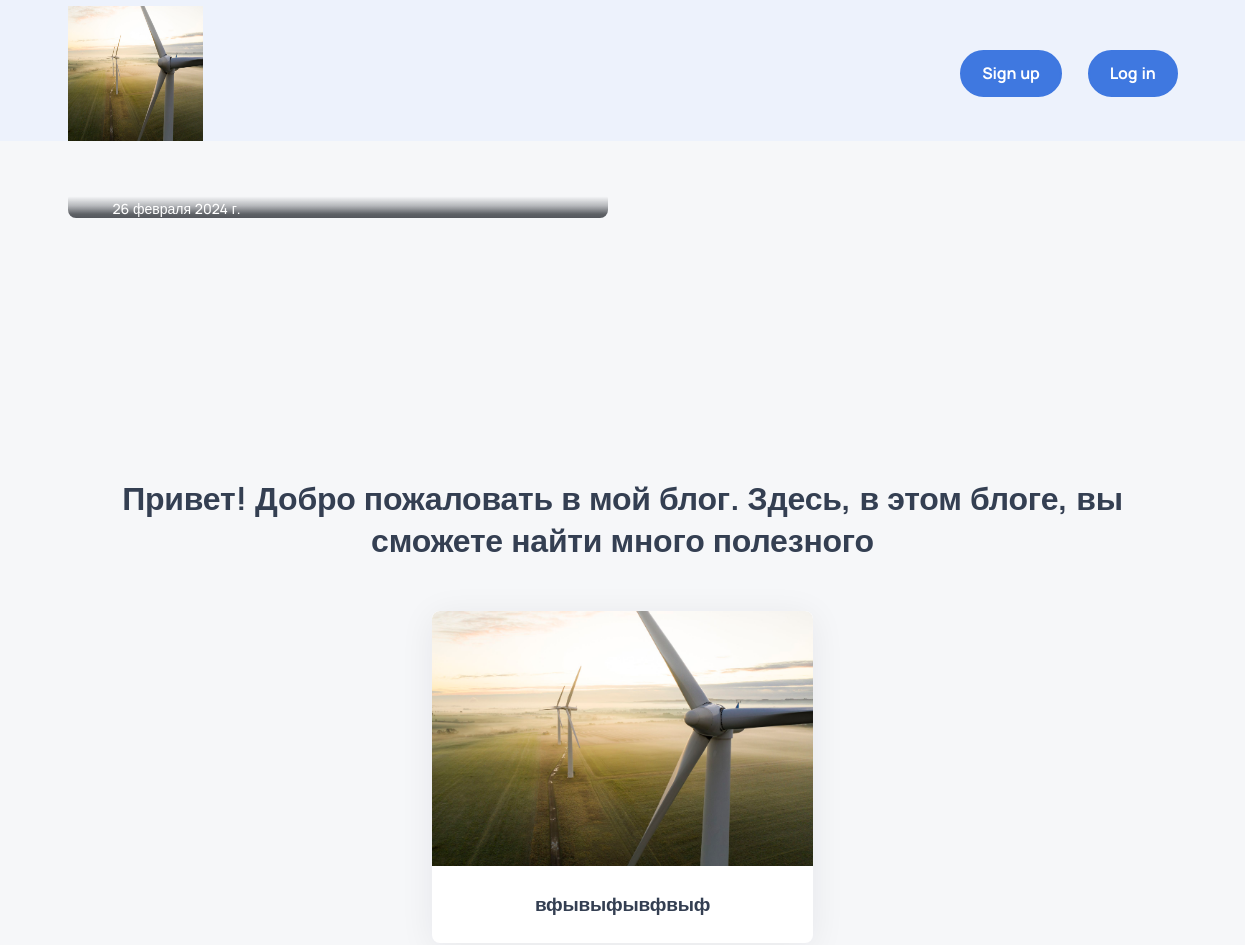
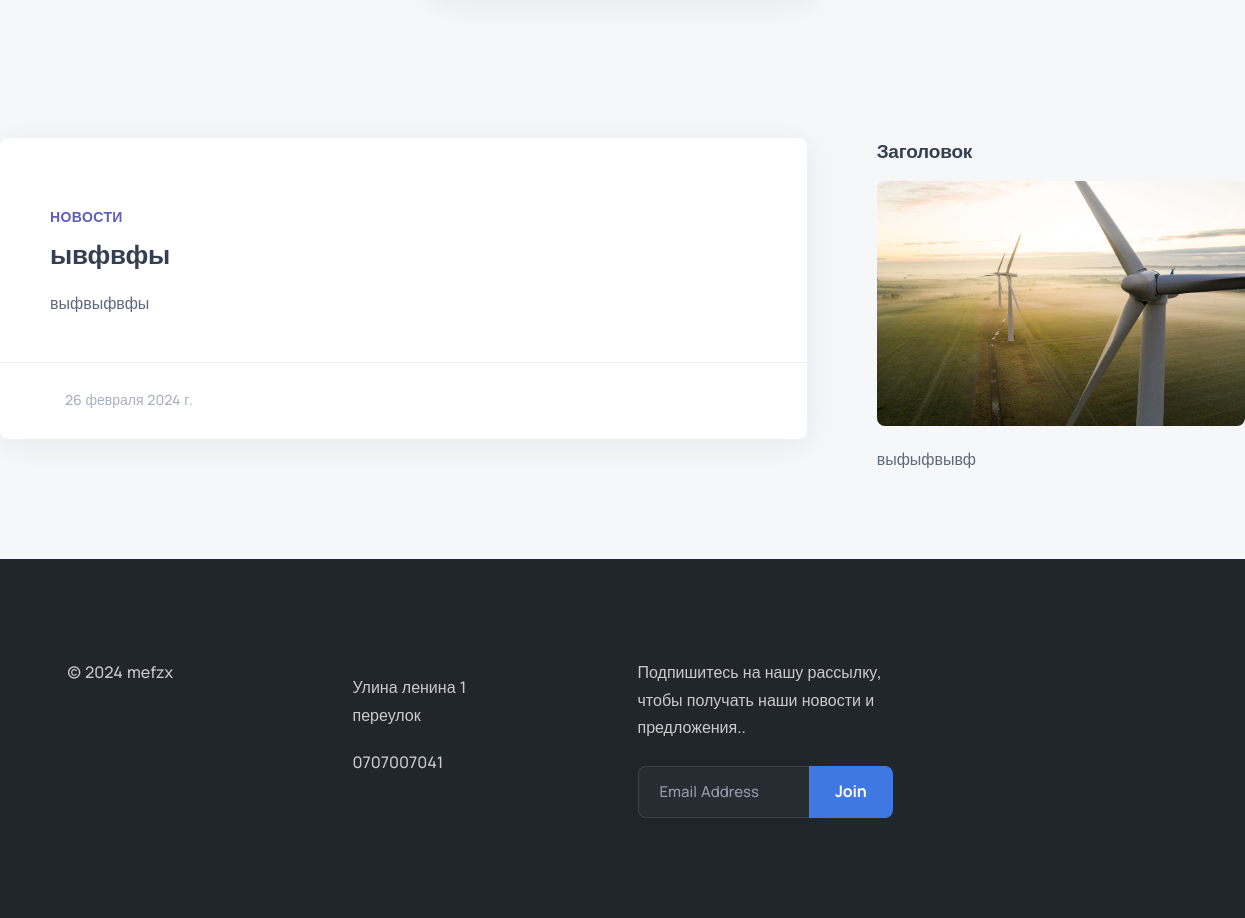
The page / on the database its author committed (2 pictures, top to bottom).
### apps/base/models.py (models this page shows, shortened)
class Settings(models.Model):
    logo = ResizedImageField(
        force_format="WEBP",
        quality=100,
        upload_to='logo/',
        verbose_name="Логотип",
        blank = True, null = True
    )
    title = models.CharField(
        max_length=255,
        verbose_name="Заголовок для фотографии"
    )
    descriptions = models.TextField(
        verbose_name='Описание'
    )
    photo = models.ImageField(
        upload_to='logo/',
        verbose_name='Картинка'
    )
    phone = models.CharField(
        max_length=255,
        verbose_name='Номер телефона'
    )
    email = models.EmailField(
        max_length=255,
        verbose_name='Почта',
        blank=True, null=True
    )
    location = models.CharField(
        max_length=255,
        verbose_name='Адрес',
        blank=True, null=True
    )
    facebook = models.URLField(
        verbose_name='Facebook',
        blank=True, null=True
    )
    twitter = models.URLField(
        verbose_name='Twitter',
        blank=True, null=True
    )
    instagram = models.URLField(
        verbose_name='Instagram',
        blank=True, null=True
    )
    class Meta:
        verbose_name = "Настройки сайта"
        verbose_name_plural = "Настройки сайта "

class Blogpost(models.Model):
    image = ResizedImageField(
        force_format="WEBP",
        quality=100,
        upload_to='places/',
        verbose_name="фото с мест на которых бывали",
    )
    title = models.CharField(
        max_length = 255,
        verbose_name = 'Заголовок для фотографии'
    )
    photo = models.ImageField(
        upload_to='details/',
        verbose_name='фото для деталей',
    )
    description = models.TextField(
        verbose_name = 'Описание для фото'
    )
    create = models.DateField(
        auto_now_add=True,
        verbose_name="Дата создания новости"
    )
    class Meta:
        verbose_name = 'Пост'
        verbose_name_plural = 'Посты'

class News(models.Model):
    title = models.CharField(
        max_length=255,
        verbose_name="Заголовок новости"
    )
    descriptions = models.TextField(
        verbose_name="Описание новости"
    )
    image = ResizedImageField(
        force_format="WEBP",
        quality=100,
        upload_to="image/"
    )
    create_date = models.DateField(
        auto_now_add=True,
        verbose_name="Дата создания новости"
    )
    comments = models.ManyToManyField('Review', related_name='news_comments', blank=True)
    class Meta:
        verbose_name = "Новость"
        verbose_name_plural = "Новости"

class Widget(models.Model):
    title = models.CharField(
        max_length = 255,
        verbose_name = 'Заголовок'
    )
    description = models.TextField(
        verbose_name = 'Описание'
    )
    image = models.ImageField(
        upload_to='homepage/widget'
    )
    facebook = models.URLField(
        verbose_name='Ссылка на Фейсбук',
        blank=True, null=True
    )
    twitter = models.URLField(
        verbose_name='Ссылка на Твиттер',
        blank=True, null=True
    )
    instagram = models.URLField(
        verbose_name='Ссылка на Инсту',
        blank=True, null=True
    )
    yotube = models.URLField(
        max_length=255,
        verbose_name='Ссылка на ютуб',
        blank=True, null=True
    )
    class Meta:
        verbose_name = 'Виджет'
        verbose_name_plural = 'Виджеты'

### apps/base/views.py (the view)
# urls.py: path('', index , name='index'),
def index(request):
    settings = Settings.objects.latest('id')
    blog = News.objects.all()
    post = Blogpost.objects.all()
    widget = Widget.objects.all()
    return render(request, "demo25.html", locals())

### templates/demo25.html (shortened to what this page needs)
{% load static %}
{%block content%}
{%include 'include/homepage.html'%}
  <body>
    <div class="content-wrapper">
      {%include 'include/header.html'%}
      <section class="wrapper bg-gray">
        <div class="container pt-10 pb-14 pb-md-16">
          <div class="swiper-container blog grid-view mb-16" data-margin="30" data-dots="true" data-items-lg="2" data-items-md="1" data-items-xs="1">
            <div class="swiper">
              <div class="swiper-wrapper">
                {%for post in post%}
                <div class="swiper-slide">
                  <figure class="overlay caption caption-overlay rounded mb-0">
                    <a href="#"><img src="{{post.image.url}}" style="max-width: 75%; max-height: 100%;" alt="" /></a>
                    <figcaption>
                      <ul class="post-meta text-white mb-0">
                        <li class="post-date">
                          <i class="uil uil-calendar-alt"></i><span>{{post.create}}</span>
                        </li>
                      </div>
                    {%endfor%}
                </div>
              </div>
            </div>
          </div>
          <div class="row">
            <div class="col-lg-12 col-xl-10 col-xxl-8 mx-auto text-center">
              <h2 class="display-5 text-center mt-4 mb-10">Привет! Добро пожаловать в мой блог. Здесь, в этом блоге, вы сможете найти много полезного</h2>
            </div>
          </div>
          <div class="row grid-view gx-md-8 gx-xl-10 gy-8 gy-lg-0 text-center">
            {%for post in post%}
            <div class="col-md-6 col-lg-4 mx-auto">
              <div class="card shadow-lg">
                <figure class="card-img-top overlay overlay-1">
                  <a href=""><img class="img-fluid" src="{{post.photo.url}}" style="max-width: 400px; max-height: 600px;" alt="" /></a>
                </figure>
                <div class="card-body p-5">
                  <h4 class="mb-0">{{post.description}}</h4>
                </div>
              </div>
            </div>
            {%endfor%}
          </div>
          <div class="row gx-lg-8 gx-xl-12 mt-17">
            <div class="col-lg-8">
              <div class="blog classic-view">
                <article class="post">
                  {% for blog in blog %}
                  <div class="card shadow-lg">
                    <figure class="card-img-top overlay overlay-1">
                      <a href="{% url 'blog' blog.id %}"><img src="{{blog.image.url}}" style="max-width: 500px; max-height: 700px;"alt="" /></a>
                    </figure>
                    <div class="card-body">
                      <div class="post-header">
                        <div class="post-category">
                          <a href="#" class="hover link-grape" rel="category">Новости</a>
                        </div>
                        <h2 class="post-title mt-1 mb-0"><a class="link-navy" href="{% url 'blog' blog.id %}">{{blog.title}}</a></h2>
                      </div>
                      <div class="post-content">
                        <p>{{blog.descriptions}}</p>
                      </div>
                    </div>
                    <div class="card-footer">
                      <ul class="post-meta d-flex mb-0">
                        <li class="post-date">
                          <i class="uil uil-calendar-alt"></i><span>{{blog.create_date}}</span>
                        </li>
                      </ul>
                    </div>
                  </div>
                  {% endfor %}
                </article>
              </div>
              <div class="blog grid grid-view">
                <div class="row isotope gx-md-8 gy-8 mb-8">
                </div>
              </div>
            </div>
            <aside class="col-lg-4 sidebar mt-8 mt-lg-0">
              {%for widget in widget%}
              <div class="widget">
                <h4 class="widget-title mb-3">{{ widget.title }}</h4>
                <figure class="rounded mb-4">
                  <img class="img-fluid" src="{{widget.image.url}}"style="max-width: 400px; max-height: 400px;" alt="" />
                </figure>
                <p>{{ widget.description }}</p>
                <nav class="nav social">
                  <a href="{{widget.twitter}}"><i class="uil uil-twitter"></i></a>
                  <a href="{{widget.facebook}}"><i class="uil uil-facebook-f"></i></a>
                  <a href="{{widget.instagram}}"><i class="uil uil-instagram"></i></a>
                  <a href="{{widget.youtube}}"><i class="uil uil-youtube"></i></a>
                </nav>
              </div>
              {%endfor%}
            </aside>
          </div>
        </div>
    {%include 'include/footer.html'%}
  </body>
  {%endblock%}
</html>

### templates/include/homepage.html (shortened to what this page needs)
{%load static%}
<!DOCTYPE html>
<html lang="en">
<head>
    <link rel="stylesheet" href="{% static './assets/css/plugins.css' %}">
    <link rel="stylesheet" href="{% static './assets/css/style.css' %}">
  </head>

### templates/include/header.html (shortened to what this page needs)
{%load static%}
<header class="wrapper bg-soft-primary">
    <nav class="navbar navbar-expand-lg center-nav transparent navbar-light">
      <div class="container flex-lg-row flex-nowrap align-items-center">
        <div class="navbar-brand w-100">
          <a href="/">
            <img src="{{settings.photo.url}}" style="width:135px;height:135px;" alt="" />
          </a>
        </div>
        <div class="navbar-collapse offcanvas offcanvas-nav offcanvas-start">
        <div class="navbar-other w-100 d-flex ms-auto">
          <ul class="navbar-nav flex-row align-items-center ms-auto">
            <li class="nav-item d-none d-md-block me-2">
              <a href="/signup/" class="btn btn-sm btn-primary rounded-pill">Sign up</a>
            </li>
            <li class="nav-item d-none d-md-block">
              <a href="/login/" class="btn btn-sm btn-primary rounded-pill">Log in </a>
            </li>
          </ul>
        </div>
      </div>
    </nav>
  </header>

### templates/include/footer.html (shortened to what this page needs)
{%load static%}
<footer class="bg-dark text-inverse">
    <div class="container py-13 py-md-15">
      <div class="row gy-6 gy-lg-0">
        <div class="col-md-4 col-lg-3">
          <div class="widget">
            <p class="mb-4">© 2024 mefzx <br class="d-none d-lg-block" /></p>
            <nav class="nav social social-white">
              <a href="{{settings.twitter}}"><i class="uil uil-twitter"></i></a>
              <a href="{{settings.facebook}}"><i class="uil uil-facebook-f"></i></a>
              <a href="{{setiings.instagram}}"><i class="uil uil-instagram"></i></a>
              <a href="{{setiings.youtube}}"><i class="uil uil-youtube"></i></a>
            </nav>
          </div>
        </div>
        <div class="col-md-4 col-lg-3">
          <div class="widget">
            <address class="pe-xl-15 pe-xxl-17">{{ settings.location }}</address>
            <p>{{ settings.phone }}</p>
          </div>
        </div>
        <div class="col-md-12 col-lg-3">
          <div class="widget">
            <p class="mb-5">Подпишитесь на нашу рассылку, чтобы получать наши новости и предложения..</p>
            <div class="newsletter-wrapper">
              <div id="mc_embed_signup2">
                <form action="https://elemisfreebies.us20.list-manage.com/subscribe/post?u=aa4947f70a475ce162057838d&amp;id=b49ef47a9a" method="post" id="mc-embedded-subscribe-form2" name="mc-embedded-subscribe-form" class="validate dark-fields" target="_blank" novalidate>
                  <div id="mc_embed_signup_scroll2">
                    <div class="mc-field-group input-group form-floating">
                      <input type="email" value="" name="EMAIL" class="required email form-control" placeholder="Email Address" id="mce-EMAIL2">
                      <label for="mce-EMAIL2">Email Address</label>
                      <input type="submit" value="Join" name="subscribe" id="mc-embedded-subscribe2" class="btn btn-primary ">
                    </div>
                  </div>
                </form>
              </div>
            </div>
          </div>
        </div>
      </div>
    </div>
  </footer>

### rows shown on the page
Settings: photo (picture), location "Улина ленина 1 переулок", phone "0707007041"
Blogpost: create "26 февраля 2024 г.", photo (picture), description "вфывыфывфвыф"
News: title "ывфвфы", descriptions "выфвыфвфы", create_date "26 февраля 2024 г."
Widget: title "Заголовок", image (picture), description "выфыфвывф"
